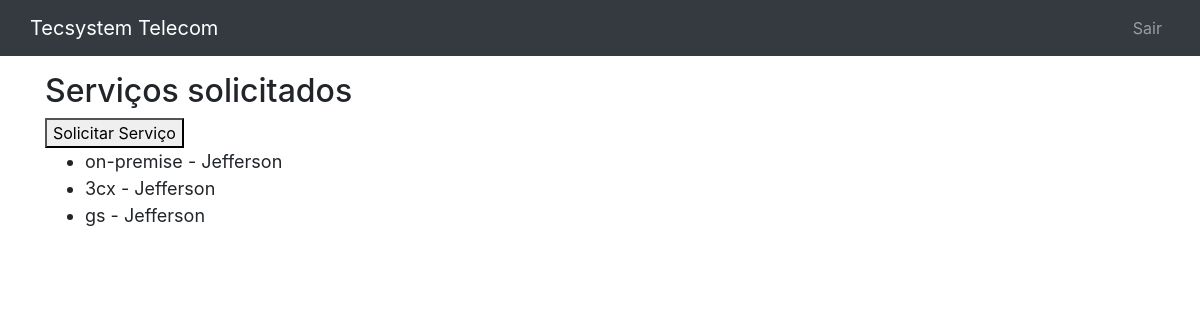
Page /accounts/profile/ (signed in) on the earlier database version.
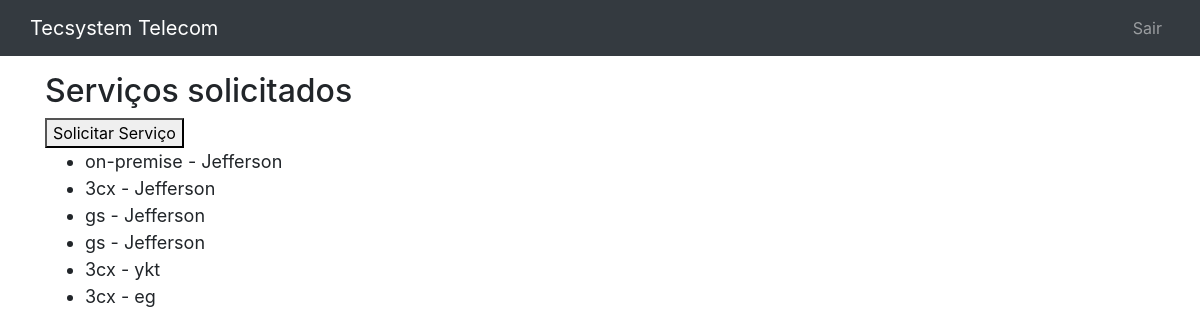
Same page on the later database version.
### core/models.py (models this page shows, shortened)
class Servico(models.Model):
    nome_completo = models.CharField(max_length=50, null=True)
    empresa = models.CharField(max_length=200)
    telefone = models.CharField(max_length=15)
    email = models.CharField(max_length=100)
    prioridade = models.CharField(max_length=50)
    servico = models.CharField(max_length=50)
    descricao = models.TextField(blank=True, null=True)
    data_criacao= models.DateTimeField(auto_now=True, verbose_name='Solicitado')
    usuario = models.ForeignKey(User, on_delete=models.CASCADE)
    class Meta:
        db_table = 'servico'

### core/views.py (the view)
# urls.py: path('accounts/profile/', views.lista_servicos),
@login_required(login_url='/login/')
def lista_servicos(request):
    usuario = request.user
    servicos = Servico.objects.filter(usuario=usuario)
    dados = {'servicos':servicos}
    return render(request, 'servicos.html', dados)

### templates/servicos.html
{% extends "base.html" %}
{% block content %}
    <h2>Serviços solicitados</h2>
    <a href="solicitacao/">
        <button type="button">Solicitar Serviço</button>
    </a>
    <ul style="font-size: 18px">
        {% for servico in servicos %}
            <li>{{ servico.servico }} - {{ servico.nome_completo }}</li>
        {% endfor %}
    </ul>
{% endblock %}

### templates/base.html (shortened to what this page needs)
<!DOCTYPE html>
<html lang="pt-br">
<head>
    <link rel="stylesheet" href="https://stackpath.bootstrapcdn.com/bootstrap/4.5.2/css/bootstrap.min.css">
</head>
<body>
    <header>
        <nav class="navbar navbar-expand navbar-dark bg-dark mb-3">
            <div class="container">
                <a class="navbar-brand" href="{% url 'pages:home' %}">Tecsystem Telecom</a>
                <ul class="navbar-nav">
                    {% if user.is_authenticated %}
                    <li class="nav-item">
                        <a class="nav-link" href="{% url 'account_logout' %}">Sair</a>
                    </li>
                    {% endif %}
                </ul>
            </div>
        </nav>
    </header>
    <main class="container">
        {% block content %}
        {% endblock %}
    </main>
</body>
</html>

Differences in the rows shown:
added Servico: servico "gs", nome_completo "Jefferson"
added Servico: servico "3cx", nome_completo "ykt"
added Servico: servico "3cx", nome_completo "eg"
